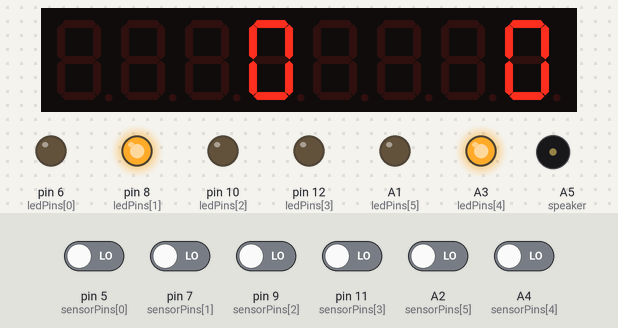
Bench run of a sketch on a simulated Arduino Uno, built with avr-gcc and run on an emulated ATmega328P. Parts: 8-digit seven-segment display, output pins drawn as LEDs (lit = HIGH), buzzer (waves = sounding). The test bench sets the inputs (shaded band); at power-on: A2 (sensorPins[5]), A4 (sensorPins[4]), pin 5 (sensorPins[0]), pin 7 (sensorPins[1]), pin 9 (sensorPins[2]), pin 11 (sensorPins[3]) LOW. Random numbers use the default seed unless the sketch sets one.

Above: at 1.2 s.
1.3 s: pin 5 (sensorPins[0]) driven HIGH
At 1.53 s:
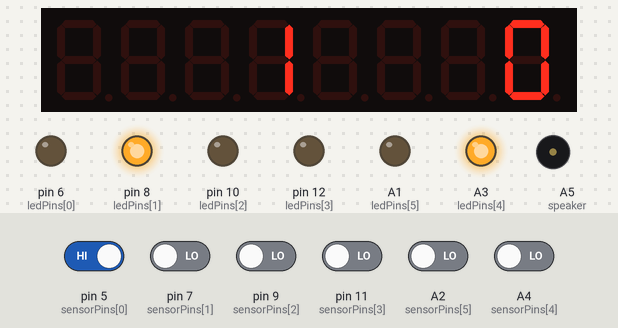
3.2 s: pin 7 (sensorPins[1]) driven HIGH
At 3.59 s:
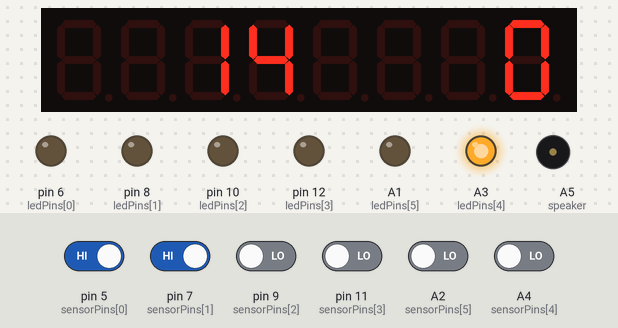
5.8 s: pin 9 (sensorPins[2]) driven HIGH
At 6.25 s:
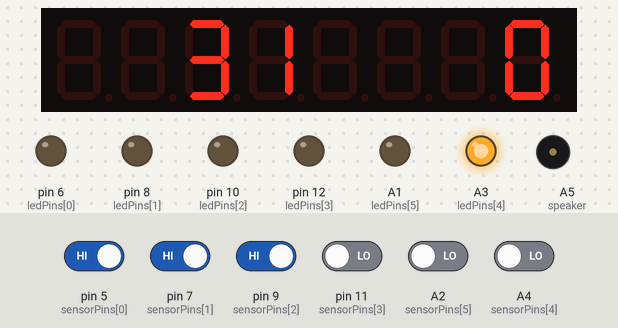
8.8 s: A4 (sensorPins[4]) driven HIGH
At 11.3 s:
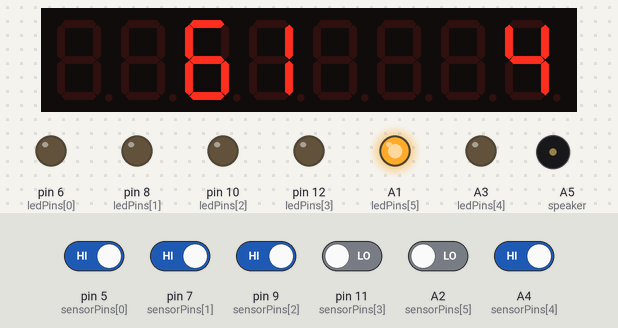
11.4 s: A2 (sensorPins[5]) driven HIGH
At 12.5 s:
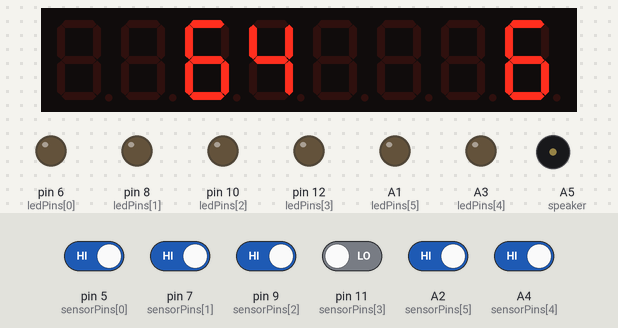
14.4 s: pin 5 (sensorPins[0]) driven LOW
At 16.0 s:
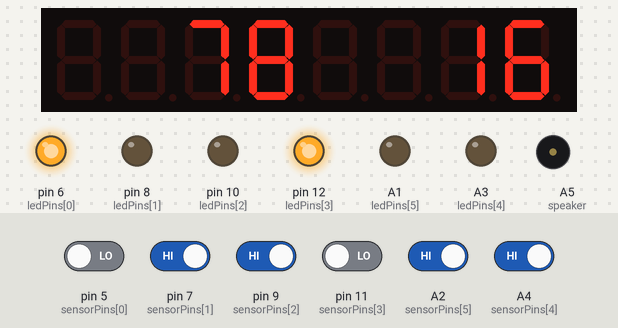
Timing chart, 0 to 27.7 s (numbered marks = the images above; inputs shaded):
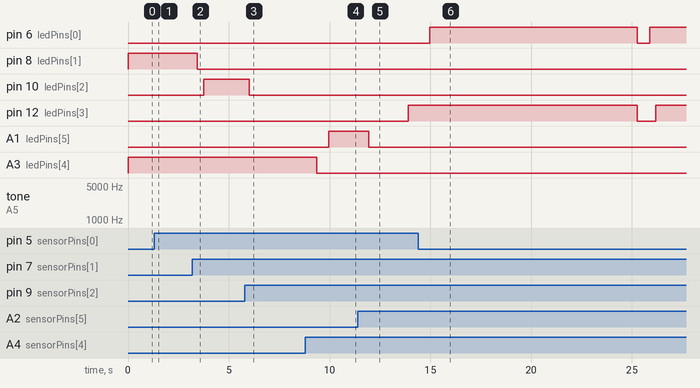

The sketch:

shootinggallery.ino
```cpp
// AMA 06.01.2021
//
//For the circuit and application explanation see http://www.instructables.com/id/Bot-Laser-Gallery-Game/
//

#include "LedControl.h"

/*
 Now we need a LedControl to work with.
 ***** These pin numbers will probably not work with your hardware *****
 pin 12 is connected to the DataIn/DIN
 pin 11 is connected to the CLK
 pin 10 is connected to LOAD/CS
 We have only a single MAX72XX.
 */
//LedControl lc=LedControl(12,11,10,1); //works. Any digital pins are allowed
// pin 2 is connected to the DataIn/DIN
// pin 4 is connected to the CLK
// pin 3 is connected to LOAD/CS
LedControl lc=LedControl(2,4,3,1);
int score1, score2;

/*const byte numberOfBots = 5;
const byte sensorPins[] = {2,4,6,8,10}; //{A0,A1,A2,A3,A4};    // All analog inputs
const byte ledPins[] = {3,5,7,9,11};      // feed back leds
*/
const byte numberOfBots = 6;
const byte sensorPins[] = {5,7,9,11,A4,A2}; //{A0,A1,A2,A3,A4};    // All analog inputs
const byte ledPins[] = {6,8,10,12,A3,A1};      // feed back leds

//unsigned int sensorValues[numberOfBots];  // values of analogs
bool sensorValues[numberOfBots];  // values
bool botStates[numberOfBots];  //state of analogs //I realize now that I should have made a struct or class buttt..

//const byte resetButton = 8; //reset button pin
//const byte speaker = 12; //10; //Speaker output
const byte speaker = A5; //12; //10; //Speaker output
//const byte upAdjust = 12;
//const byte downAdjust = 11;

//byte threshold =70;  //Might make this adjustable with button presses
bool isDone = false;
//byte ambient; //take a reading of the ambient light

//Checks for button presses and takes action
/*void handleButtons(){
  if (!digitalRead(resetButton)){
    resetBots();
    Serial.println("RESET All bots on!..........");
  }
  if (!digitalRead(upAdjust)){
    threshold+=10;
    buttonPress();
  }
  if (!digitalRead(downAdjust)){
    threshold-=10;
    buttonPress();
  }
}*/

/*
Print numbers on a 7-Segment display
The most common use of 7-segment displays is to print numbers. The LedControl library has a function that simply takes an argument of type byte and prints the corresponding digit on the specified column. Valid values for the digit are from 0 to 15 to allow displaying hex values . Values greater than 15 (or negative values) are silently discarded. The function also provides an argumment to switch decimal point on the column on or off.
Here is a code excerpt that prints an int value (-999..999) on a display with 4 digits.
digit_offset - the position of the digit on the display (0..7)
https://wayoda.github.io/LedControl/pages/software
*/
void printNumber(int v, int digit_offset) {
    int ones;
    int tens;
    int hundreds;

    boolean negative=false;

    if(v < -999 || v > 999)
        return;
    if(v<0) {
        negative=true;
        v=v*-1;
    }
    ones=v%10;
    v=v/10;
    tens=v%10;
    v=v/10; hundreds=v;
    if(negative) {
        //print character '-' in the leftmost column
        lc.setChar(0,digit_offset+3,'-',false);  }
    else {
        //print a blank in the sign column
        lc.setChar(0,digit_offset+3,' ',false);
    }
    //Now print the number digit by digit
    if(hundreds > 0) lc.setDigit(0,digit_offset+2,(byte)hundreds,false);
    else lc.setChar(0,digit_offset+2,' ',false);
    if((tens > 0)||(hundreds > 0)) lc.setDigit(0,digit_offset+1,(byte)tens,false);
    else lc.setChar(0,digit_offset+1,' ',false);
    lc.setDigit(0,digit_offset+0,(byte)ones,false);
}


void handleSensors(){

  bool live1 = botStates[0] || botStates[1] || botStates[2];
  bool live2 = botStates[3] || botStates[4] || botStates[5];

  if(!live1) {
    botStates[(random() % 3)] = true; //[0 1 2] //set one random bot live
  }
  if(!live2) {
    botStates[(random() % 3 + 3)] = true; //[3 4 5] //set one random bot live
  }

  for (int i = 0; i < 3 ; i++){
    sensorValues[i] = digitalRead(sensorPins[i]); //Read each sensor, HIGH when the sensor is hit by laser
    if (sensorValues[i]) {
        botStates[i] = false;
        handleNote();
        score1++;
    }
    digitalWrite(ledPins[i], botStates[i]); //Update all the bots
  }
  for (int i = 3; i < 6 ; i++){
    sensorValues[i] = digitalRead(sensorPins[i]); //Read each sensor, HIGH when the sensor is hit by laser
    if (sensorValues[i]) {
        botStates[i] = false;
        handleNote2();
        score2++;
    }
    digitalWrite(ledPins[i], botStates[i]); //Update all the bots
  }

  //lc.clearDisplay(0);
  printNumber(score1, 4);
  printNumber(score2, 0);
  //delay(1500);

  if ((score1>=100)||(score2>=100)){ //GAME OVER
    //play something
    for (int i = 0; i < 10 ; i++){
      handleNote();
      lc.clearDisplay(0);
      handleNote2();
      printNumber(score1, 4);
      printNumber(score2, 0);
    }
    resetBots();
  }
}

//It resets the ledStates to HIGH and takes another ambient light reading
void resetBots(){
   //ambient = 0;

  for (int i = 0; i < numberOfBots ; i++){
    //botStates[i] = true;
    //digitalWrite(ledPins[i], HIGH);
    //handleNote();
    botStates[i] = false;
    digitalWrite(ledPins[i], LOW);
    //ambient+=analogRead(sensorPins[i]); //Note this command can only happen after the ledPins are set to high
    }
  //ambient = ambient/numberOfBots; //Average of all the bots LDR readings

  score1 = 0;
  score2 = 0;
}

//Plays a sound
void handleNote(){
  unsigned int note = 4000;
  while (note > 1000){
    tone(speaker,note);
    delay(5);
    note-=100;
  }
  noTone(speaker);
}

//Plays a sound
void handleNote2(){
  unsigned int note = 1000;
  while (note < 4000){
    tone(speaker,note);
    delay(5);
    note+=100;
  }
  noTone(speaker);
}

void setup() {

  /*
   The MAX72XX is in power-saving mode on startup,
   we have to do a wakeup call
   */
  lc.shutdown(0,false);
  /* Set the brightness to a medium values */
  lc.setIntensity(0,4); //8 //brightness of the Leds can be set in 16 discrete steps(0..15). Higher values make the display brighter.
  /* and clear the display */
  lc.clearDisplay(0);

  pinMode(speaker, OUTPUT);

  // declare the ledPin as an OUTPUT:
  for (int i = 0; i < numberOfBots ; i++){
    pinMode(ledPins[i], OUTPUT);
  }

  //pinMode(resetButton, INPUT_PULLUP);
  //pinMode(upAdjust, INPUT_PULLUP);
  //pinMode(downAdjust, INPUT_PULLUP);

  //Serial.begin(9600);
  resetBots();//This will turn all the bots on
}

void loop() {
  //handleButtons();
  handleSensors();
}
```

Measured:
- after the input at 1.3 s, the display: changes after 0.15 s (image 1)
- after the input at 3.2 s, pin 8 (ledPins[1]): HIGH → LOW after 0.24 s; pin 10 (ledPins[2]): LOW → HIGH after 0.55 s
- after the input at 5.8 s, pin 10 (ledPins[2]): HIGH → LOW after 0.23 s
- after the input at 8.8 s, A1 (ledPins[5]): LOW → HIGH after 1.2 s; A3 (ledPins[4]): HIGH → LOW after 0.56 s
- after the input at 11.4 s, pin 12 (ledPins[3]): LOW → HIGH after 2.5 s; A1 (ledPins[5]): HIGH → LOW after 0.54 s
- what the display in image 5 shows lasts 0.8 s, from 11.9 s to 12.7 s
- what the display in image 6 shows lasts 0.6 s, from 15.6 s to 16.2 s
